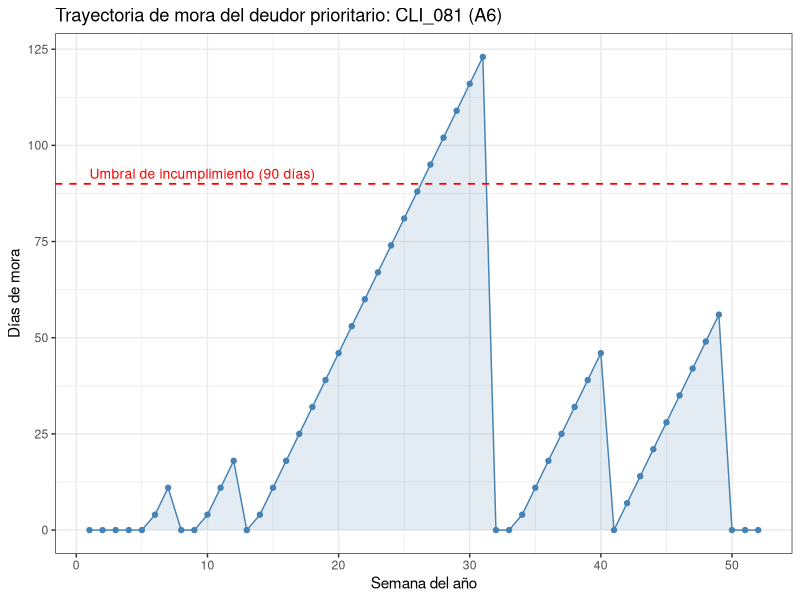
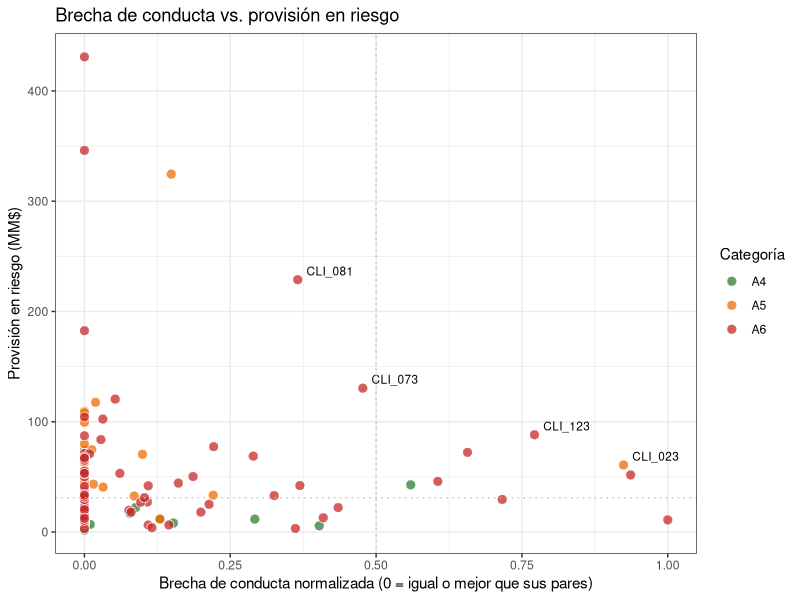
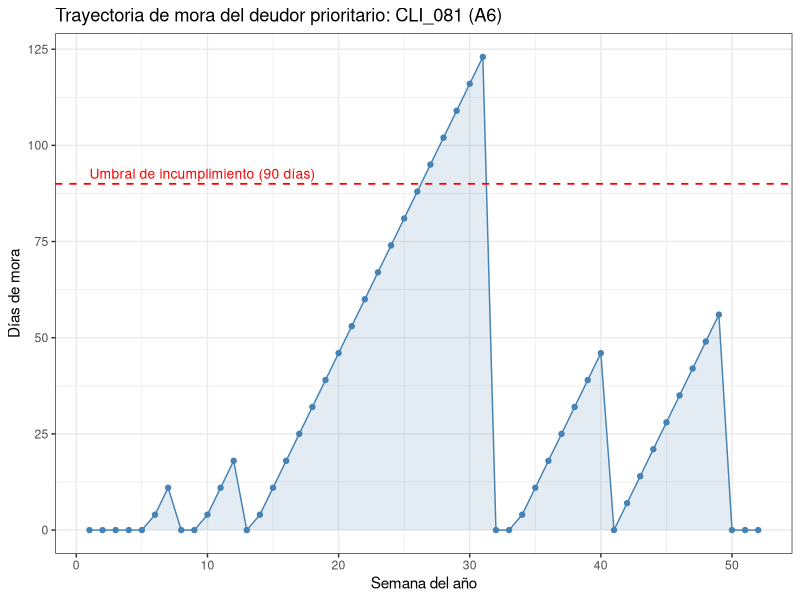
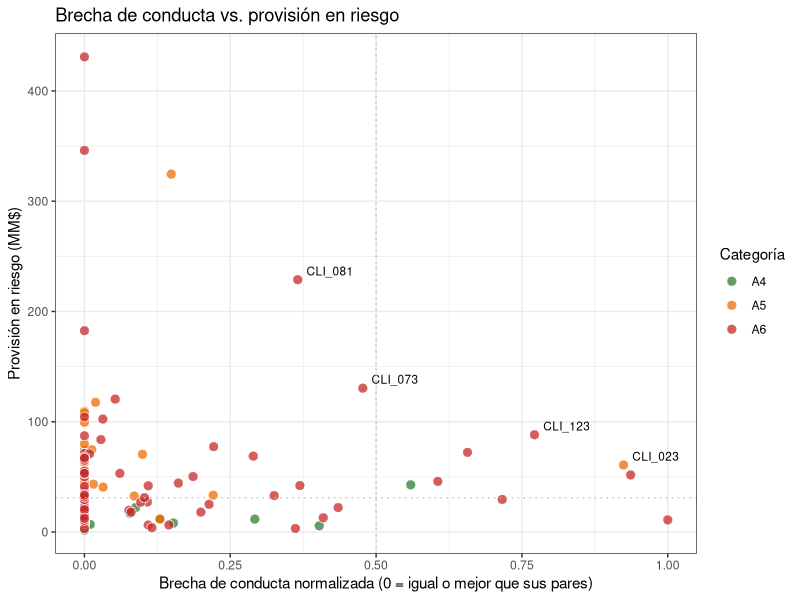

Source code (R) for these figures, in order: (Note: this script raises an error after producing the figures.)

# ===============================================================================
# UNIVERSIDAD DE CHILE - FACULTAD DE ECONOMÍA Y NEGOCIOS
# Diploma en Ciencia de Datos para las Finanzas
# Módulo: Finanzas en R - Profesor Sebastian Egaña

# PROYECTO FINAL
# Autor: Felipe Zúñiga
# Octubre 2026
# ===============================================================================

# MODELO DE FOCALIZACIÓN DE REVISIÓN PARA CARTERA COMERCIAL MAYORISTA A4-A6

# Construye una fila de espera priorizada de revisión para una cartera de 137
# deudores comerciales evaluados individualmente, a partir de su comportamiento
# de pago histórico y del impacto en provisiones de una eventual migración de
# categoría.

# -------------------------------------------------------------------------------
# 1. PROBLEMA QUE RESUELVE
# -------------------------------------------------------------------------------
# En banca mayorista el seguimiento de riesgo se realiza cliente por cliente. El
# analista dispone de tiempo limitado y de una cartera que excede su capacidad de
# revisión exhaustiva, por lo que debe decidir a quién mirar primero.

# La clasificación normativa ya incorpora el riesgo de cada deudor, pero dentro de
# un mismo tramo conviven comportamientos de pago muy distintos. Un deudor A4 que
# se comporta como un A6 constituye una inconsistencia entre conducta observada y
# categoría vigente, y es ese caso el que conviene revisar primero.

# El foco se restringe a A4-A6: en A1-A3 el riesgo no obedece principalmente a
# comportamiento de pago, mientras que en cartera subestándar (B) y en
# incumplimiento (C) el deudor ya está bajo seguimiento intensivo y la provisión
# ya recoge el deterioro. A4-A6 es la zona de frontera, donde cada escalón de
# migración tiene un costo material.

# EL MODELO NO RECLASIFICA. ORDENA.
# La decisión de reclasificar sigue siendo del analista.

# El insumo principal es un informe semanal de mora que hoy se recibe cada lunes
# con corte al viernes anterior, por semana y no acumulado. Al no almacenarse, la
# trayectoria se pierde. Este programa reconstruye esa serie histórica, que hoy no
# existe en el proceso.

# -------------------------------------------------------------------------------
# 2. DATOS SINTÉTICOS (declaración explícita)
# -------------------------------------------------------------------------------
# Por confidencialidad, la totalidad de los datos es ficticia y generada por
# simulación con semilla fija, lo que garantiza reproducibilidad. No se utiliza información
# real de clientes.

# Las probabilidades de pago semanal fueron calibradas por simulación de modo que
# la frecuencia de deudores que alcanzan 90 días de mora se aproxime a las
# probabilidades de incumplimiento normativas de cada categoría (A4: 2,00%;
# A5: 4,75%; A6: 10,00%). El comportamiento no fue inventado: se ajustó contra la
# norma.

# Verificación de la calibración: la configuración final del generador -que
# incorpora el desfase del vencimiento respecto del cierre de mes y la dispersión
# de probabilidades entre deudores de una misma categoría- produce PI observadas
# de 2,53%, 5,80% y 12,57% para A4, A5 y A6 respectivamente. El sesgo al alza es
# del orden del 25% en las tres categorías y responde a la convexidad de la
# relación entre probabilidad semanal de pago y probabilidad anual de alcanzar
# 90 días de mora. Al ser un sesgo de escala aproximadamente uniforme, preserva el
# ordenamiento relativo entre categorías, que es lo que el modelo utiliza.

# -------------------------------------------------------------------------------
# 3. LÓGICA DEL MODELO
# -------------------------------------------------------------------------------
#     Prioridad = brecha de conducta (0 a 1) x provisión en riesgo (MM$)

#   - Brecha de conducta: residuo de una regresión que explica el comportamiento
#     de pago observado a partir de la categoría vigente. Un residuo positivo
#     indica que el deudor se comporta peor que sus pares de igual clasificación.
#     Los residuos negativos se truncan en cero: comportarse mejor que lo esperado
#     no es motivo de revisión.

#   - Provisión en riesgo: diferencia entre la provisión constituida bajo la
#     categoría vigente y la que correspondería ante una migración de un escalón,
#     según la tabla de pérdida esperada del Capítulo B-1 del Compendio de Normas
#     Contables (PE = PI x PDI).

# Al multiplicar un factor entre 0 y 1 por un monto en pesos, el resultado se
# mantiene en pesos y se lee como: de la provisión que este deudor tiene en
# riesgo, qué parte está respaldada por una conducta anómala.

# ADVERTENCIA DE INTERPRETACIÓN: el índice de prioridad ordena, no cuantifica. No
# es una provisión esperada, porque la brecha no es una probabilidad de migración.
# Estimar esa probabilidad requeriría un modelo predictivo, expresamente fuera del
# alcance de este trabajo.

# -------------------------------------------------------------------------------
# 4. RESULTADOS DE APRENDIZAJE CUBIERTOS (5 de 6)
# -------------------------------------------------------------------------------
#   RA1  Contexto de R en el ecosistema ....... sección 5 de este encabezado
#   RA2  Objetos y tratamiento de datos ............ celdas 2 a 6
#   RA3  Operaciones matemáticas en finanzas ....... celda 7
#   RA4  Herramientas estadísticas ................. celda 8
#   RA5  Econometría básica ........................ celda 8

# -------------------------------------------------------------------------------
# 5. POR QUÉ R Y NO UNA PLANILLA (RA1)
# -------------------------------------------------------------------------------
#   - Simulación reproducible: 137 series de 52 semanas (7.124 observaciones)
#     generadas con semilla fija. En planilla exigiría igual número de celdas con
#     fórmulas volátiles, sin trazabilidad.
#   - Calibración iterativa: ajustar las probabilidades contra las PI normativas
#     requirió correr decenas de miles de simulaciones por cada valor candidato.
#     Inviable en planilla.
#   - Econometría integrada: lm() entrega coeficientes, significancia y
#     residuos sobre la misma base, sin exportar ni pegar entre herramientas.
#   - Parametrización: cambiar el tamaño de la cartera, el umbral de
#     incumplimiento o los pesos de cronicidad es modificar una línea y volver a
#     ejecutar.
#   - Auditabilidad: el proceso completo queda en un archivo de texto legible y
#     versionable. Las decisiones de modelamiento son explícitas, no están
#     escondidas dentro de celdas.

# R reúne en un mismo entorno la simulación, el manejo de datos, la econometría
# (nativa, sin librerías adicionales) y la salida a Excel, que es el formato en
# que el resultado se consume operativamente. Las dependencias quedan fijadas
# con renv, de modo que cualquier persona puede reproducir el resultado exacto.

# -------------------------------------------------------------------------------
# 6. PRINCIPALES RESULTADOS
# -------------------------------------------------------------------------------
#   - Cartera simulada: 137 deudores, 107.671 MM$ de exposición
#   - Provisión constituida: 7.356 MM$ | Provisión en riesgo: 4.982 MM$
#   - 12 deudores A4/A5 con EEFF desactualizados (7.666 MM$ de exposición):
#     incumplen el techo normativo A6 por control administrativo, sin necesidad
#     de análisis de riesgo
#   - Regresión conducta ~ categoría: R2 = 0,014 (p = 0,164). La categoría vigente
#     explica apenas el 1,4% de la variación en comportamiento de pago; el 98,6%
#     restante ocurre DENTRO de las categorías. Este resultado no es una debilidad
#     del modelo: es su justificación. Si la clasificación explicara la conducta,
#     bastaría con revisar en orden de categoría.
#   - Comparación contra el criterio actual: de los 5 deudores con mayor provisión
#     en riesgo (criterio de tamaño), 2 presentan brecha de conducta nula. Bajo el
#     criterio vigente serían de las primeras carpetas abiertas sin que exista
#     señal que lo justifique.

# -------------------------------------------------------------------------------
# 7. SUPUESTOS Y LIMITACIONES
# -------------------------------------------------------------------------------
#   Sobre la simulación
#   - Vencimiento mensual aproximado a 4 semanas: genera 13 ciclos al año en vez
#     de 12.
#   - Vencimiento situado en la primera quincena, desfasado del cierre de mes,
#     replicando el calendario habitual de la cartera.
#   - Pago total o nulo: no se modelan abonos parciales, que en la práctica
#     reducen la mora sin llevarla a cero.
#   - La dispersión introducida en las probabilidades de pago sesga al alza la
#     frecuencia de incumplimientos, por la no linealidad entre probabilidad
#     semanal de pago y probabilidad anual de alcanzar 90 días.
#   - No se consideran garantías: la exposición se toma íntegra como afecta a
#     provisiones (EAP), lo que sobreestima la provisión en riesgo de deudores
#     con cobertura real.

#   Sobre los datos
#   - La observación semanal solo captura la mora vigente cada viernes. Un deudor
#     que entra y regulariza entre dos cortes resulta invisible.
#   - Los estados de cierre mensual se derivan de la serie semanal y no se generan
#     de forma independiente, para evitar inconsistencias entre ambas fuentes.

#   Sobre el modelo
#   - Con 137 observaciones la regresión no alcanza significancia estadística
#     convencional. Es una restricción del universo, no del método: la banca
#     mayorista tiene pocos deudores por definición. Como verificación, se replicó
#     el ejercicio ampliando la cartera a las seis categorías de cartera normal
#     (calibrando A1: 0,520; A2: 0,500; A3: 0,455 contra sus respectivas PI),
#     obteniendo R2 = 0,25 con relación significativa. La extensión es directa y
#     queda propuesta como continuación.
#   - La normalización de la brecha es relativa al máximo de la cartera vigente,
#     por lo que los puntajes no son comparables entre períodos distintos.
#   - Los umbrales de la columna de justificación son criterio experto, no
#     estimaciones.

# -------------------------------------------------------------------------------
# 8. SALIDAS
# -------------------------------------------------------------------------------
#   Archivos generados en el directorio de trabajo:
#       resultado_focalizacion.xlsx
#           Hoja "Fila de espera" : 137 deudores ordenados por índice de
#                                   prioridad, con columna de justificación
#           Hoja "Control EEFF"   : deudores A4/A5 con estados financieros
#                                   vencidos
#       grafico1_trayectoria.png  : trayectoria de mora del deudor prioritario
#       grafico2_dispersion.png   : brecha de conducta vs. provisión en riesgo

# ===============================================================================
# PRINCIPIOS DE DISEÑO APLICADOS
#   "Explícito es mejor que implícito"  -> todos los parámetros están declarados
#      con nombre en la celda 2; no hay constantes numéricas dentro de la lógica.
#   "Simple es mejor que complejo"      -> dos indicadores de comportamiento en
#      lugar de un score multivariado difícil de auditar.
#   "La legibilidad cuenta"             -> nombres de columnas autoexplicativos.
#   "Los casos especiales no son tan especiales como para quebrantar las reglas"
#      -> el control de EEFF opera como regla normativa separada, no como un
#      término más dentro del puntaje.
# ===============================================================================

# %%

#%% CELDA 1 - LIBRERÍAS
library(ggplot2)
library(writexl)

#%% CELDA 2 - PARÁMETROS
# =============================================================================
# Todos los supuestos del modelo viven acá. Para probar otro escenario basta
# modificar esta celda y volver a ejecutar el archivo completo.
# =============================================================================

# --- Reproducibilidad ---
set.seed(42)

# --- Salidas ---
# Ruta relativa a la raíz del proyecto (Proyecto Final R/), que es el
# directorio de trabajo en el que renv queda activo.
carpeta_salida <- "Entrega 02"

# --- Horizonte de simulación ---
semanas <- 52                    # un año de cortes semanales (viernes)
meses <- 12                      # un año de cierres mensuales
cada_cuantas_vence <- 4          # vencimiento mensual aproximado a 4 semanas
semana_del_vencimiento <- 2      # vence a mitad de mes, desfasado del cierre
dias_por_semana <- 7             # incremento del contador entre dos viernes
dias_incumplimiento <- 90        # umbral normativo de cartera en incumplimiento

# --- Comportamiento de pago por categoría ---
# Probabilidad de REGULARIZAR en una semana dada, estando ya en mora.
# No es la probabilidad de pagar en general: un A4 pasa la mayor parte del año
# en cero y solo cuando cae tarda en salir.
# Calibrada por simulación contra las PI del Capítulo B-1 (ver encabezado).
prob_por_categoria <- c(A4 = 0.355, A5 = 0.310, A6 = 0.262)
dispersion_prob <- 0.035         # dentro de una categoría no todos se comportan igual
prob_minima <- 0.05              # cotas de seguridad: una probabilidad
prob_maxima <- 0.95              # nunca puede salir de [0, 1]

# Calibración extendida, no usada en el modelo base (ver encabezado, sección 7):
# A1: 0.520 | A2: 0.500 | A3: 0.455

# --- Composición de la cartera ---
conteo_cartera <- c(A4 = 11, A5 = 46, A6 = 80)
mediana_exposicion <- 600        # millones de pesos
sigma_exposicion <- 0.9          # dispersión; genera la cola larga a la derecha
prop_eeff_vencidos <- 0.15       # 15% de la cartera con EEFF desactualizados
sectores <- c("Comercio", "Construcción", "Industria", "Agro",
            "Servicios", "Transporte")

# --- Ponderación de la cronicidad ---
gravedad <- c(O = 0, I = 1, V = 3)   # V pesa como tres impagos (criterio experto)
peso_mes_antiguo <- 0.5                # el mes más viejo pesa la mitad
peso_mes_reciente <- 1.5               # el más reciente, una vez y media

# --- Pérdida esperada = PI x PDI (Capítulo B-1, método estándar CMF) ---
pe_por_categoria <- c(
    A4 = 0.017500,   # 2,00%  x 87,5%
    A5 = 0.042750,   # 4,75%  x 90,0%
    A6 = 0.090000,   # 10,00% x 90,0%
    B1 = 0.138750   # 15,00% x 92,5%  (destino de migración de un A6)
)

# A qué categoría migra cada deudor si baja un escalón
migracion <- c(A4 = "A5", A5 = "A6", A6 = "B1")

# --- Umbrales de la columna de justificación (criterio experto) ---
umbral_severidad <- 30           # días de mora en el último corte
umbral_cronicidad <- 8           # puntaje ponderado de cierres mensuales
umbral_residuo <- 1              # desviación respecto de los pares

#%% CELDA 3 - PARTE 1.1: SERIE SEMANAL DE MORA
# =============================================================================
# Simula, para cada deudor, 52 cortes de viernes con días de mora.
#
# Mecánica del contador (diente de sierra):
#   - vale 0 mientras no exista cuota vencida impaga
#   - se activa al vencer una cuota que no se paga
#   - entre viernes consecutivos sube exactamente +7 si no hubo abono
#   - vuelve a 0 al pagar, y sigue en 0 hasta el próximo vencimiento
# El cero es el estado NORMAL, no el estado bueno.
# =============================================================================

# La cartera se arma repitiendo cada categoría según su conteo
categorias <- c()
for (categoria in names(conteo_cartera)) {
    categorias <- c(categorias, rep(categoria, conteo_cartera[[categoria]]))
}

todas_las_series <- list()            # nombre del deudor -> su serie de 52 semanas
categoria_por_cliente <- character()  # nombre del deudor -> su categoría vigente

for (i in seq_along(categorias)) {
    categoria <- categorias[i]
    nombre <- sprintf("CLI_%03d", i)   # CLI_001, CLI_002, ... CLI_137

    # Cada deudor recibe una probabilidad propia alrededor de la calibrada
    # para su categoría. Sin esta dispersión todos se comportarían igual y
    # el modelo no tendría anomalías que detectar.
    prob_pago <- rnorm(1, prob_por_categoria[[categoria]], sd = dispersion_prob)
    prob_pago <- min(max(prob_pago, prob_minima), prob_maxima)

    mora <- 0         # contador de días; parte al día
    serie <- c()      # acumula los 52 valores de este deudor

    for (semana in seq_len(semanas)) {

        # Moneda cargada: sale TRUE con probabilidad prob_pago
        pago <- rbinom(1, size = 1, prob = prob_pago) == 1

        if (mora > 0) {                         # CASO A: venía en mora
            if (pago) {
                mora <- 0                       # regularizó: el contador se reinicia
            } else {
                mora <- mora + dias_por_semana  # nadie abonó: pasaron 7 días
            }
        } else {                                # CASO B: venía al día
            # El módulo convierte el contador de semanas en un evento
            # periódico: es verdadero en las semanas 2, 6, 10, 14...
            vence <- (semana %% cada_cuantas_vence == semana_del_vencimiento)
            if (vence && !pago) {
                # Arranca entre 1 y 7 días según el día en que cayó el
                # vencimiento dentro de la semana (sample toma uno de 1:7)
                mora <- sample(1:dias_por_semana, 1)
            }
        }

        serie <- c(serie, mora)
    }   # fin loop semanas

    todas_las_series[[nombre]] <- serie
    categoria_por_cliente[[nombre]] <- categoria
}   # fin loop deudores
# Cada elemento de la lista se convierte en una columna: 52 filas x 137 columnas
base_mora <- as.data.frame(todas_las_series)

#%% CELDA 4 - PARTE 1.2: ESTADO DE CIERRE MENSUAL (O / I / V)
# =============================================================================
# Traduce la serie semanal a los 12 estados de cierre de mes.
#
# Se derivan de la serie semanal y no se generan aparte: en el sistema de
# origen ambos informes salen de la misma cartera, así que sortearlos por
# separado produciría contradicciones (un cierre "O" en un mes con 30 días
# de mora en la serie).
# =============================================================================

# Glosario de los estados, ordenados por gravedad creciente
estados_def <- c(O = "Operativo", I = "Impago", V = "Vencido")

estados <- list()

for (cada_cliente in names(base_mora)) {

    lista_estados <- c()

    for (mes in seq_len(meses)) {

        # El cierre de cada mes cae en la última semana del bloque
        semana_cierre <- mes * cada_cuantas_vence
        mora_cierre <- base_mora[semana_cierre, cada_cliente]

        # El orden de las preguntas importa: la más específica va primero.
        # Si se preguntara por "mayor que cero" antes que por el umbral de
        # incumplimiento, ningún caso llegaría a clasificarse como "V".
        if (mora_cierre == 0) {
            estado <- "O"
        } else if (mora_cierre >= dias_incumplimiento) {
            estado <- "V"
        } else {
            estado <- "I"
        } 
        lista_estados <- c(lista_estados, estado)
    }
    # Se guarda al terminar los 12 meses, no dentro del loop mensual
    estados[[cada_cliente]] <- lista_estados
}
base_estado <- as.data.frame(estados)

#%% CELDA 5 - PARTE 1.3: CARTERA BASE
# =============================================================================
# Atributos de cada deudor. A diferencia de las dos tablas anteriores, esta
# no tiene dimensión temporal: es una foto.
# =============================================================================

n_clientes <- length(categorias)

base_clientes <- data.frame(
    Categoria = categorias,

    # Sorteo simple entre los sectores definidos
    Sector = sample(sectores, n_clientes, replace = TRUE),

    # Lognormal y no normal: reproduce la concentración típica de una cartera
    # mayorista, donde unos pocos deudores acumulan buena parte de la
    # exposición. Es esa asimetría la que hace que ponderar por provisión en
    # riesgo cambie efectivamente el orden de la fila de espera.
    Exposicion = round(rlnorm(n_clientes, meanlog = log(mediana_exposicion),

                              sdlog = sigma_exposicion), 0),
    # Comparar un aleatorio contra un umbral produce el porcentaje buscado
    EEFF_vigentes = runif(n_clientes) > prop_eeff_vencidos,
    row.names = names(base_mora)
)

#%% CELDA 6 - PARTE 2: INDICADORES DE COMPORTAMIENTO
# =============================================================================
# Dos indicadores, no diez. Con 137 deudores un score de muchas variables es
# imposible de auditar y nadie confía en él. La correlación entre ambos es
# baja (0,23), de modo que no son redundantes: miden cosas distintas.
# =============================================================================

# --- Severidad: qué tan profunda es la mora HOY ---
severidad <- unlist(base_mora[semanas, ])      # fila 52 = último corte disponible

# --- Cronicidad: qué tan repetitivo es el problema ---
# Las letras no se pueden sumar, así que primero se traducen a números:
# cada estado O / I / V se reemplaza por su peso en el vector gravedad.
base_num <- sapply(base_estado, function(columna) unname(gravedad[columna]))

# Tres tropiezos recientes no son lo mismo que tres de hace un año.
# Los pesos se reparten parejo entre 0,5 y 1,5; el promedio es 1,
# así que la ponderación no distorsiona la escala.
pesos <- seq(peso_mes_antiguo, peso_mes_reciente, length.out = meses)

# Cada FILA (mes) se multiplica por su peso; colSums() suma hacia abajo
# y deja un número por deudor.
cronicidad <- colSums(pesos * base_num)

indicadores <- data.frame(
    Severidad = severidad,
    Cronicidad = cronicidad
)


#%% CELDA 7 - PARTE 3: PROVISIONES (CAPÍTULO B-1)
# =============================================================================
# Cuantifica el costo en pesos de una eventual migración de un escalón.
# =============================================================================

# Indexar un vector con nombres traduce cada categoría a su pérdida esperada
base_clientes$PE_actual <- unname(pe_por_categoria[base_clientes$Categoria])
base_clientes$Provision_actual <- base_clientes$Exposicion * base_clientes$PE_actual

# Dos traducciones encadenadas: primero a qué categoría migra, y recién con
# esa categoría en mano se busca su pérdida esperada.
base_clientes$Categoria_migrada <- unname(migracion[base_clientes$Categoria])
base_clientes$PE_migrada <- unname(pe_por_categoria[base_clientes$Categoria_migrada])
base_clientes$Provision_migrada <-  base_clientes$Exposicion * base_clientes$PE_migrada

# Provisión en riesgo: cuántos millones adicionales habría que constituir
base_clientes$Provision_riesgo <- base_clientes$Provision_migrada -
                                  base_clientes$Provision_actual

#%% CELDA 8 - PARTE 4: ESTADÍSTICA Y REGRESIÓN
# =============================================================================
# La regresión explica la CONDUCTA a partir de la CATEGORÍA, y no al revés.
# Así el valor ajustado es "cuánta mora se espera de un deudor de esta
# clasificación", y el residuo mide cuánto se aparta de sus propios pares.
# La comparación contra pares de igual categoría queda incorporada en la
# regresión misma.
#
# El modelo es descriptivo, no predictivo: caracteriza la relación existente
# en la cartera observada, no anticipa eventos futuros.
# =============================================================================

# Ambas tablas usan los códigos de deudor como nombres de fila y en el mismo
# orden; se verifica antes de pegarlas columna a columna.
stopifnot(identical(rownames(base_clientes), rownames(indicadores)))
datos <- cbind(base_clientes, indicadores)
datos$Categoria_num <- unname(c(A4 = 4, A5 = 5, A6 = 6)[datos$Categoria])

# --- 4.1 Estadística descriptiva ---
vars <- c("Severidad", "Cronicidad", "Exposicion", "Provision_riesgo")
describir <- function(x) c(n = length(x), media = mean(x), desv = sd(x), quantile(x))
print(round(sapply(datos[vars], describir), 2))
print(aggregate(cbind(Severidad, Cronicidad) ~ Categoria, data = datos,
                FUN = function(x) round(describir(x), 2)))

# --- 4.2 Matriz de correlaciones ---
# Verifica si los indicadores aportan información independiente.
# Exposición vs. Provisión en riesgo da 0,99: priorizar por provisión en
# riesgo es casi priorizar por tamaño. Cronicidad vs. Exposición da 0,09:
# la conducta casi no tiene relación con el tamaño, y por eso multiplicarlas
# genera información en vez de reforzar un mismo eje.
print(round(cor(datos[vars]), 3))

# --- Índice de conducta ---
# Severidad llega a 102 y cronicidad a 17,7. Sin estandarizar, la primera
# aplastaría a la segunda solo por tener otra escala.
# scale() devuelve una matriz; as.numeric() la deja como vector.
datos$Conducta <- as.numeric(scale(datos$Severidad)) + as.numeric(scale(datos$Cronicidad))

# --- 4.3 Regresión por mínimos cuadrados ordinarios ---
modelo <- lm(Conducta ~ Categoria_num, data = datos)
print(summary(modelo))

# --- 4.4 Residuos ---
# Valor ajustado = conducta esperable para esa categoría.
# Residuo = cuánto se aparta el deudor de lo esperable para sus pares.
datos$Conducta_esperada <- fitted(modelo)
datos$Residuo <- resid(modelo)

#%% CELDA 9 - PARTE 5: ÍNDICE DE PRIORIDAD Y FILA DE ESPERA
# =============================================================================
# Prioridad = brecha de conducta (0 a 1) x provisión en riesgo (MM$)
# =============================================================================

# Un residuo negativo significa que el deudor se comporta MEJOR que sus pares.
# Eso no es riesgo, así que la brecha solo cuenta hacia arriba.
datos$Brecha <- pmax(datos$Residuo, 0)

# Al normalizar a escala 0-1 antes de multiplicar, el resultado se mantiene
# en millones de pesos y se lee como: de la provisión que este deudor tiene
# en riesgo, qué parte está respaldada por una conducta anómala.
datos$Brecha_Norm <- datos$Brecha / max(datos$Brecha)
datos$Prioridad <- datos$Brecha_Norm * datos$Provision_riesgo

# Devuelve el texto que explica por qué un deudor está donde está en la fila.
# Sin esta columna el modelo es una caja negra y ningún analista le hace
# caso. Los umbrales son criterio experto, no estimaciones.
#   fila:    una fila de datos (data.frame de una fila)
#   retorna: motivos separados por " / ", o "sin alertas" si no gatilla ninguno
justificar <- function(fila) {
    motivos <- character()
    if (fila$Severidad >= umbral_severidad) {
        motivos <- c(motivos, "mora actual alta")
    }
    if (fila$Cronicidad >= umbral_cronicidad) {
        motivos <- c(motivos, "mora recurrente")
    }
    if (fila$Residuo >= umbral_residuo) {
        motivos <- c(motivos, "conducta peor que sus pares")
    }
    if (!fila$EEFF_vigentes) {
        motivos <- c(motivos, "EEFF desactualizados")
    }
    if (length(motivos) == 0) {
        return("sin alertas")
    }
    paste(motivos, collapse = " / ")
}

# sapply() recorre los números de fila y le pasa a la función cada fila completa
datos$Justificacion <- sapply(seq_len(nrow(datos)),
                              function(i) justificar(datos[i, ]))

# Columnas que van al Excel: se define una sola vez y se reutiliza
columnas_salida <- c(
    "Categoria", "Sector", "Exposicion", "EEFF_vigentes",
    "Severidad", "Cronicidad", "Residuo",
    "Provision_actual", "Provision_riesgo", "Prioridad", "Justificacion"
)

# --- Control normativo de EEFF ---
# No es un indicador que suma puntaje: es una regla. Un deudor A4 o A5 con
# estados financieros desactualizados no puede clasificarse mejor que A6, y
# eso se verifica sin necesidad de análisis de riesgo.
control_eeff <- datos[datos$Categoria %in% c("A4", "A5") & !datos$EEFF_vigentes,
                      columnas_salida]

# --- Fila de espera ---
fila_espera <- datos[order(datos$Prioridad, decreasing = TRUE), columnas_salida]

#%% CELDA 10 - VISUALIZACIONES
# ---------- Gráfico 1: trayectoria del deudor prioritario ----------
# which.max() devuelve la POSICIÓN del valor más alto, no el valor;
# con esa posición se obtiene el nombre de fila: entrega quién, no cuánto.
cliente_top <- rownames(datos)[which.max(datos$Prioridad)]

# ggplot trabaja sobre un data.frame: se arma uno con la serie del deudor
trayectoria <- data.frame(
    Semana = seq_len(semanas),
    Mora = base_mora[[cliente_top]]
)

# El gráfico se construye por capas que se suman con +
# La línea del umbral hace visible el límite normativo: se ve de inmediato
# qué tan cerca está el deudor de cruzar a cartera en incumplimiento.
grafico1 <- ggplot(trayectoria, aes(x = Semana, y = Mora)) +
    geom_area(fill = "steelblue", alpha = 0.15) +
    geom_line(color = "steelblue") +
    geom_point(color = "steelblue", size = 1.5) +
    geom_hline(yintercept = dias_incumplimiento, color = "red",
               linetype = "dashed", linewidth = 0.6) +
    annotate("text", x = 1, y = dias_incumplimiento,
             label = paste0("Umbral de incumplimiento (",
                            dias_incumplimiento, " días)"),
             color = "red", hjust = 0, vjust = -0.5, size = 3.5) +
    labs(title = paste0("Trayectoria de mora del deudor prioritario: ",
                        cliente_top, " (", datos[cliente_top, "Categoria"], ")"),
         x = "Semana del año", y = "Días de mora") +
    theme_bw()

print(grafico1)
ggsave(file.path(carpeta_salida, "grafico1_trayectoria.png"), grafico1, width = 11, height = 4.5, dpi = 150)

# ---------- Gráfico 2: brecha de conducta vs. provisión en riesgo ----------
# Las dos líneas punteadas parten el plano en cuatro cuadrantes:
#   arriba a la derecha -> mucha plata y conducta anómala: revisar primero
#   arriba a la izquierda -> mucha plata sin señal: los que el criterio de
#                            tamaño pondría primero y este modelo descarta
colores <- c(A4 = "#2E7D32", A5 = "#EF6C00", A6 = "#C62828")

# Se etiquetan los cuatro primeros de la fila de espera
top4 <- datos[rownames(fila_espera)[1:4], ]

# Al mapear fill a Categoria, ggplot colorea por grupo y arma la leyenda solo.
# shape = 21 es un círculo con relleno y borde, lo que permite el borde blanco.
grafico2 <- ggplot(datos, aes(x = Brecha_Norm, y = Provision_riesgo,
                              fill = Categoria)) +
    geom_point(shape = 21, color = "white", size = 3, alpha = 0.75) +
    geom_text(data = top4, aes(label = rownames(top4)),
              hjust = 0, nudge_x = 0.015, nudge_y = 8, size = 3) +
    geom_vline(xintercept = 0.5, color = "gray", linetype = "dotted") +
    geom_hline(yintercept = median(datos$Provision_riesgo), color = "gray",
               linetype = "dotted") +
    scale_fill_manual(values = colores) +
    labs(title = "Brecha de conducta vs. provisión en riesgo",
         x = "Brecha de conducta normalizada (0 = igual o mejor que sus pares)",
         y = "Provisión en riesgo (MM$)", fill = "Categoría") +
    theme_bw()

print(grafico2)
ggsave(file.path(carpeta_salida, "grafico2_dispersion.png"), grafico2, width = 9, height = 6, dpi = 150)

#%% CELDA 11 - EXPORTACIÓN

# write_xlsx() no guarda los nombres de fila, así que el código de deudor
# se agrega como primera columna para que no se pierda en el Excel.
# Cada elemento de la lista se escribe como una hoja; el nombre del
# elemento es el nombre de la hoja.
hojas <- list(
    "Fila de espera" = cbind(Deudor = rownames(fila_espera), fila_espera),
    "Control EEFF"   = cbind(Deudor = rownames(control_eeff), control_eeff)
)
write_xlsx(hojas, file.path(carpeta_salida, "resultado_focalizacion.xlsx"))

cat("\nArchivos generados:\n")
cat("  resultado_focalizacion.xlsx\n")
cat("  grafico1_trayectoria.png\n")
cat("  grafico2_dispersion.png\n")
